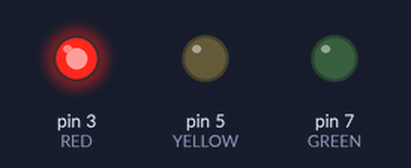
Recording of a sketch running on a simulated Arduino Uno, built with avr-gcc and run on an emulated ATmega328P. Shown: output pins drawn as LEDs (lit = HIGH).

Above: at 0.5 s.
At 1.5 s:
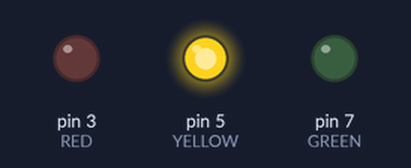
At 5.5 s:
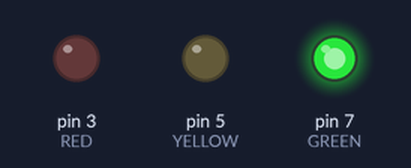
Timing chart, 0 to 6.9 s (numbered marks = the images above):
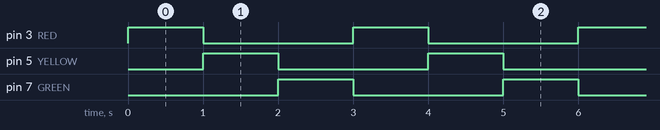

Measured:
- by itself, pin 3 (RED), pin 5 (YELLOW), pin 7 (GREEN): alternates HIGH for 1.0 s and LOW for 2.0 s
- by itself, everything shown: repeats every 3.0 s, in 4 steps

The sketch:

L-led1.ino
```cpp
#define RED 3
#define YELLOW 5
#define GREEN 7

void setup() {
  // put your setup code here, to run once:
  pinMode(RED, OUTPUT);
  digitalWrite(RED,LOW);
  pinMode(YELLOW, OUTPUT);
  digitalWrite(YELLOW,LOW);
  pinMode(GREEN, OUTPUT);
  digitalWrite(GREEN,LOW);
}

void loop() {
  // put your main code here, to run repeatedly:
  digitalWrite(RED,HIGH);
  delay(1000);
  digitalWrite(RED,LOW);

  digitalWrite(YELLOW,HIGH);
  delay(1000);
  digitalWrite(YELLOW,LOW);

  digitalWrite(GREEN,HIGH);
  delay(1000);
  digitalWrite(GREEN,LOW);


}
```
